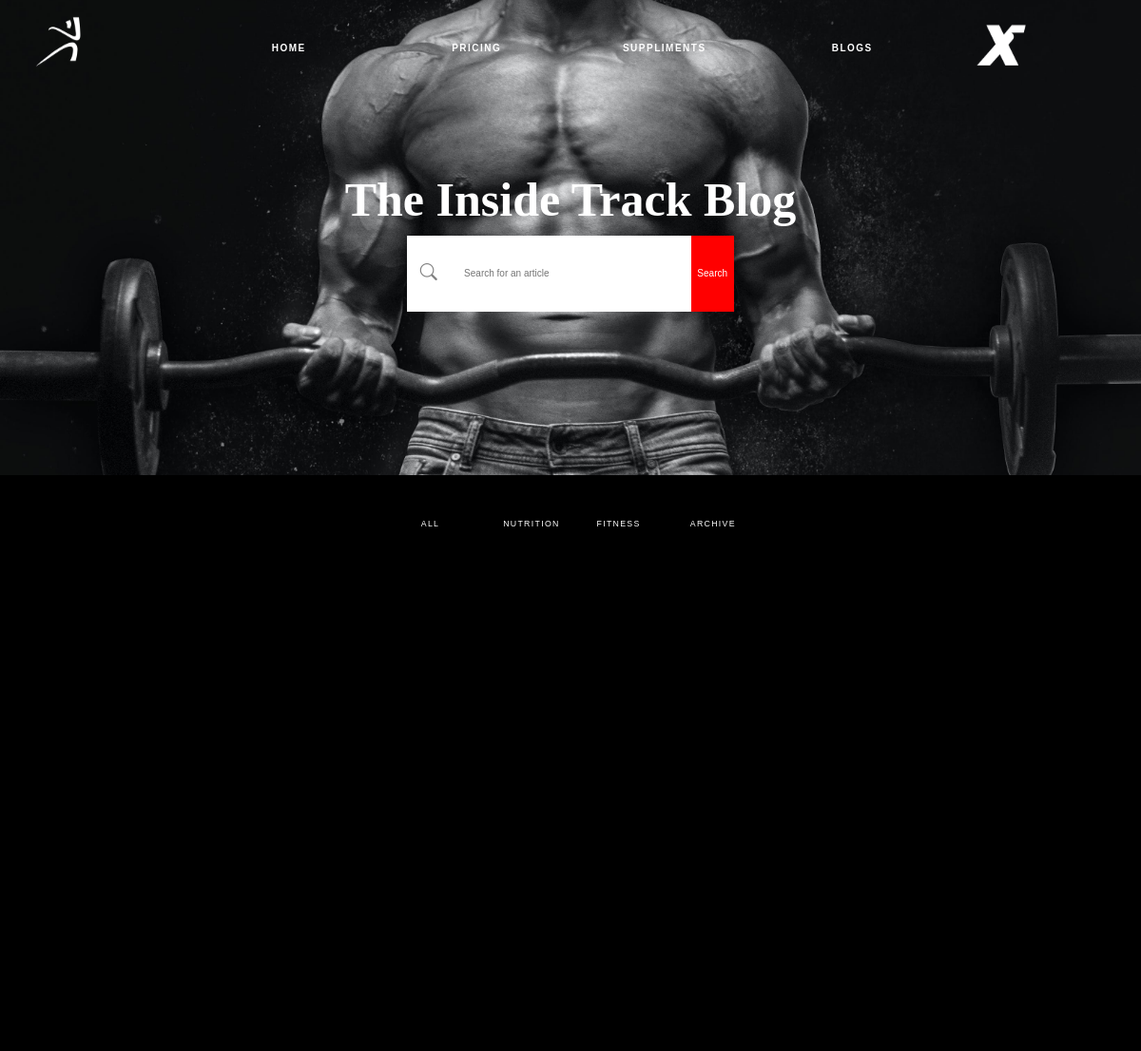
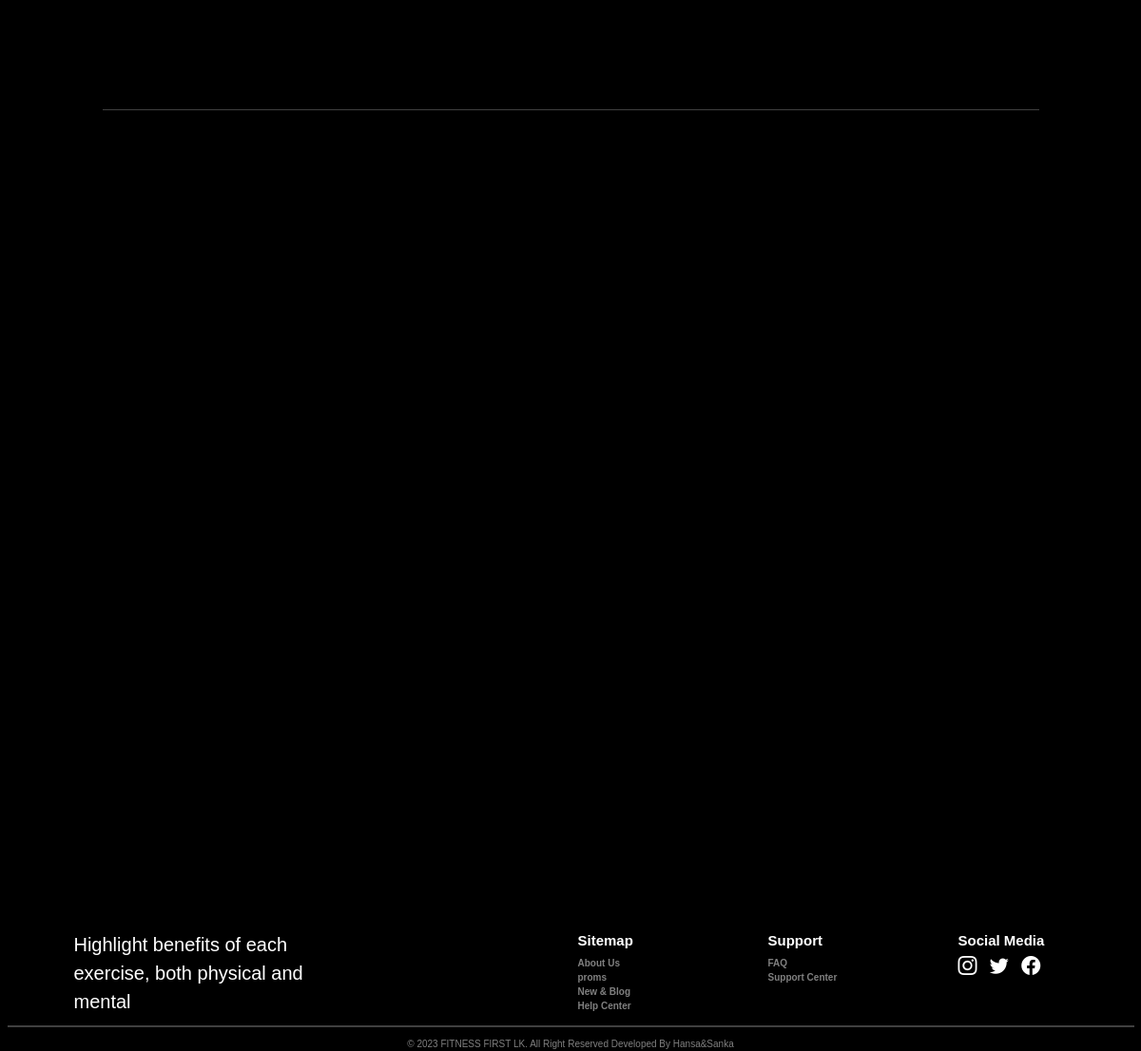
Screenshot of /blog.php with the database file from the repository (2 pictures, top to bottom).
### tables this page shows
CREATE TABLE IF NOT EXISTS `blogcategory` (
  `BCid` int NOT NULL AUTO_INCREMENT,
  `category` varchar(45) DEFAULT NULL,
  PRIMARY KEY (`BCid`)
);

### Connections/connection.php (called while the page is built, shortened)
<?php
class Database{
    public static $connection;
    public static function setUpConnections()
    {
        if (!isset(Database::$connection)) {
            Database::$connection = new mysqli("localhost", "root", "12345678", "fitnessfirstlk_db", "3306");
        }
    }
    public static function search($q)
    {
        $resultSet = Database::$connection->query($q);
        return $resultSet;
    }
}

### blog.php (the view, shortened to what this page needs)
<!DOCTYPE html>
<html lang="en">
<head>
    <link rel="stylesheet" href="css/style.css">
    <link rel="stylesheet" href="https://cdn.jsdelivr.net/npm/bootstrap-icons@1.11.2/font/bootstrap-icons.min.css">
    <link rel="stylesheet" href="css/bootstrap.css">
</head>
<body class="bg-black">
        <?php include "preloader.php" ?>
    <div class="container-fluid">
        <div class="row">
            <div class="col-12" style="position: fixed; z-index: 4;">
                <?php include "header.php" ?>
            </div>
            <div class="col-12 Search-cover text-center ">
                <div class="row">
                    <div class="col-12">
                        <div class="row ">
                            <div class="col-12">
                                <span class="Blog-Search-text" style="transition: 1s ease-in-out;">The Inside Track Blog</span><br>
                            </div>
                        </div>
                    </div>
                    <div class="col-lg-6 col-12 offset-lg-3">
                        <div class="col-12 bg-body">
                            <div class="row">
                                <div class="col-2 Blog-SearchIcon">
                                    <span class=""><i class="bi bi-search"></i></span>
                                </div>
                                <div class="col-lg-8 col-7 d-grid">
                                    <input type="text" placeholder="Search for an article" class="Blog-SearchInput d-grid">
                                </div>
                                <div class="col-lg-2 col-3">
                                    <button class="Blog-searchBtn">Search</button>
                                </div>
                            </div>
                        </div>
                    </div>
                </div>
            </div>
            <div class="col-12 d-flex justify-content-around mt-5 mb-5  ">
                <div class="row">
                    <div class="col-3 text-center">
                        <small onclick="ChangeCategory('?');" class="HeaderTabs">All</small>
                    </div>
                    <?php
                    require "Connections/connection.php";
                    $BlogCateogry_rs = Database::search("SELECT * FROM `blogcategory` ");
                    $BlogCateogry_num = $BlogCateogry_rs->num_rows;
                    for ($i = 0; $i < $BlogCateogry_num; $i++) {
                        $BlogCateogry_data = $BlogCateogry_rs->fetch_assoc();
                    ?>
                        <div class="col-3 text-center">
                            <small onclick="ChangeCategory('<?php echo ($BlogCateogry_data['BCid']) ?>');" class="HeaderTabs"><?php echo ($BlogCateogry_data["category"]) ?> </small>
                        </div>
                    <?php
                    }
                    ?>
                </div>
            </div>
            <div class="col-12 mb-5">
                <div class="row">
                    <div class="col-10 offset-1">
                        <hr class="text-white mt-5">
                    </div>
                    <div class="col-12 mt-5">
                        <div class="row">
                            <div class="col-lg-10 col-12 offset-lg-1">
                                <div class="row">
                                </div>
                            </div>
                        </div>
                    </div>
                </div>
            </div>
        </div>
    </div>
    <?php include "footer.php" ?>
</body>
</html>

### css/style.css (style rules this page uses)
* { margin: 0; padding: 0; font-family: "Poppins", sans-serif; box-sizing: border-box; }
.Search-cover { width: 100%; height: 500px; background: url("../Resources/images/gym02.jpg"); background-position: center; background-repeat: no-repeat; background-size: cover; display: flex; justify-content: center; align-items: center; }
.Blog-Search-text { color: white; font-size: 500%; font-family: "Alinasi"; font-weight: bold; }
.Blog-SearchIcon { color: gray; display: flex; justify-content: center; align-items: center; font-size: large; }
.Blog-SearchInput { border: 0px solid transparent; height: 80px; }
.Blog-searchBtn { background-color: red; display: flex; justify-content: center; align-items: center; color: white; width: 100%; height: 80px; border: 0px solid transparent; }
.HeaderTabs { color: #fff; text-transform: uppercase; text-decoration: none; letter-spacing: 0.15em; display: inline-block; padding: 15px 20px; position: relative; cursor: pointer; }
.HeaderTabs:after { background: none repeat scroll 0 0 transparent; bottom: 0; content: ""; display: block; height: 2px; left: 50%; position: absolute; background: #fff; transition: width 0.3s ease 0s, left 0.3s ease 0s; width: 0; cursor: pointer; }

### rows the page displays
blogcategory: category "NUTRITION"
blogcategory: category "FITNESS"
blogcategory: category "ARCHIVE"
